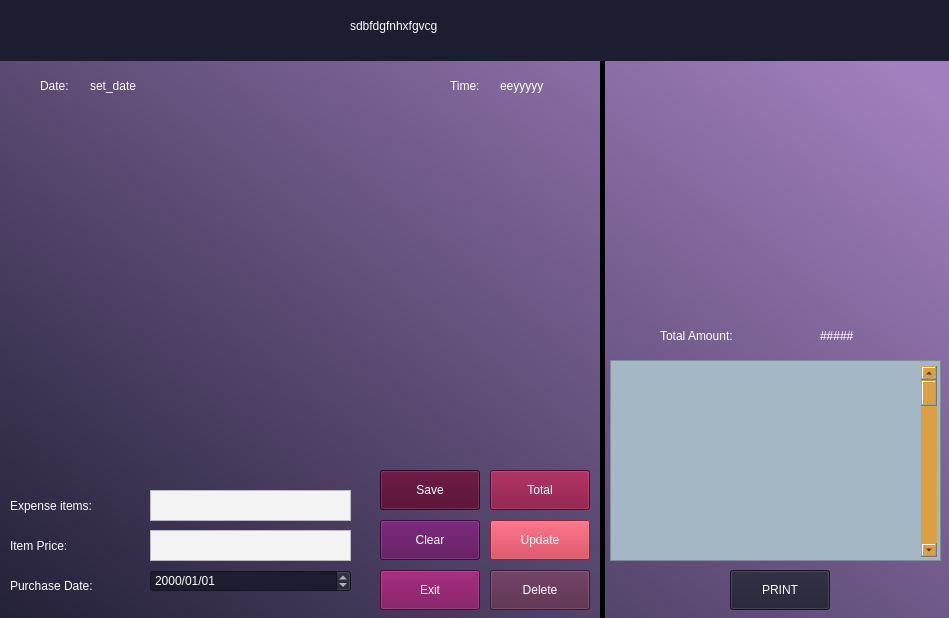
<?xml version="1.0" encoding="UTF-8"?>
<ui version="4.0">
 <class>MainWindow</class>
 <widget class="QMainWindow" name="MainWindow">
  <property name="geometry">
   <rect>
    <x>0</x>
    <y>0</y>
    <width>949</width>
    <height>618</height>
   </rect>
  </property>
  <property name="windowTitle">
   <string>Expense Tracker</string>
  </property>
  <property name="styleSheet">
   <string notr="true">background-color: qlineargradient(spread:pad, x1:0, y1:1, x2:1, y2:0.176136, stop:0 rgba(35, 33, 56, 255), stop:1 rgba(162, 127, 190, 255));</string>
  </property>
  <widget class="QWidget" name="centralwidget">
   <widget class="QFrame" name="frame">
    <property name="geometry">
     <rect>
      <x>0</x>
      <y>0</y>
      <width>951</width>
      <height>61</height>
     </rect>
    </property>
    <property name="styleSheet">
     <string notr="true">background-color: rgb(29, 29, 48);
border: none;
</string>
    </property>
    <property name="frameShape">
     <enum>QFrame::StyledPanel</enum>
    </property>
    <property name="frameShadow">
     <enum>QFrame::Raised</enum>
    </property>
    <widget class="QLabel" name="header">
     <property name="geometry">
      <rect>
       <x>350</x>
       <y>10</y>
       <width>331</width>
       <height>31</height>
      </rect>
     </property>
     <property name="styleSheet">
      <string notr="true">background: transparent;
color: rgb(255, 255, 255);
font: 75 20pt &quot;Cascadia Code&quot;;</string>
     </property>
     <property name="text">
      <string>sdbfdgfnhxfgvcg</string>
     </property>
    </widget>
   </widget>
   <widget class="Line" name="line">
    <property name="geometry">
     <rect>
      <x>600</x>
      <y>60</y>
      <width>5</width>
      <height>561</height>
     </rect>
    </property>
    <property name="maximumSize">
     <size>
      <width>5</width>
      <height>16777215</height>
     </size>
    </property>
    <property name="styleSheet">
     <string notr="true">background-color: rgb(0, 0, 0);</string>
    </property>
    <property name="orientation">
     <enum>Qt::Vertical</enum>
    </property>
   </widget>
   <widget class="QLabel" name="expense">
    <property name="geometry">
     <rect>
      <x>10</x>
      <y>490</y>
      <width>171</width>
      <height>31</height>
     </rect>
    </property>
    <property name="styleSheet">
     <string notr="true">background: transparent;
color: rgb(255, 255, 255);
font: 75 12pt &quot;Myanmar Text&quot;;</string>
    </property>
    <property name="text">
     <string>Expense items:</string>
    </property>
   </widget>
   <widget class="QLabel" name="item_price">
    <property name="geometry">
     <rect>
      <x>10</x>
      <y>530</y>
      <width>171</width>
      <height>31</height>
     </rect>
    </property>
    <property name="styleSheet">
     <string notr="true">background: transparent;
color: rgb(255, 255, 255);
font: 75 12pt &quot;Myanmar Text&quot;;</string>
    </property>
    <property name="text">
     <string>Item Price:</string>
    </property>
   </widget>
   <widget class="QLabel" name="purchase_date">
    <property name="geometry">
     <rect>
      <x>10</x>
      <y>570</y>
      <width>171</width>
      <height>31</height>
     </rect>
    </property>
    <property name="styleSheet">
     <string notr="true">background: transparent;
color: rgb(255, 255, 255);
font: 75 12pt &quot;Myanmar Text&quot;;</string>
    </property>
    <property name="text">
     <string>Purchase Date:</string>
    </property>
   </widget>
   <widget class="QTextEdit" name="Expense_Times_Text">
    <property name="geometry">
     <rect>
      <x>150</x>
      <y>490</y>
      <width>201</width>
      <height>31</height>
     </rect>
    </property>
    <property name="cursor" stdset="0">
     <cursorShape>IBeamCursor</cursorShape>
    </property>
    <property name="styleSheet">
     <string notr="true">background-color: rgb(243, 243, 243);
font: 9pt &quot;MS Shell Dlg 2&quot;;
color: rgb(0, 0, 0);</string>
    </property>
   </widget>
   <widget class="QTextEdit" name="Item_Price_Text">
    <property name="geometry">
     <rect>
      <x>150</x>
      <y>530</y>
      <width>201</width>
      <height>31</height>
     </rect>
    </property>
    <property name="cursor" stdset="0">
     <cursorShape>IBeamCursor</cursorShape>
    </property>
    <property name="styleSheet">
     <string notr="true">background-color: rgb(243, 243, 243);
font: 9pt &quot;MS Shell Dlg 2&quot;;
color: rgb(0, 0, 0);</string>
    </property>
   </widget>
   <widget class="QDateEdit" name="dateEdit">
    <property name="geometry">
     <rect>
      <x>150</x>
      <y>570</y>
      <width>201</width>
      <height>22</height>
     </rect>
    </property>
    <property name="styleSheet">
     <string notr="true">color: rgb(255, 255, 255);
background-color: rgb(29, 29, 48);
font: 9pt &quot;MS Shell Dlg 2&quot;;</string>
    </property>
    <property name="maximumDate">
     <date>
      <year>9999</year>
      <month>12</month>
      <day>30</day>
     </date>
    </property>
    <property name="displayFormat">
     <string>yyyy/MM/dd</string>
    </property>
   </widget>
   <widget class="QPushButton" name="save">
    <property name="geometry">
     <rect>
      <x>380</x>
      <y>470</y>
      <width>100</width>
      <height>40</height>
     </rect>
    </property>
    <property name="cursor">
     <cursorShape>PointingHandCursor</cursorShape>
    </property>
    <property name="styleSheet">
     <string notr="true">background-color: rgb(76, 0, 39);
font: 75 7pt &quot;MS Shell Dlg 2&quot;;
color: rgb(255, 255, 255);</string>
    </property>
    <property name="text">
     <string>Save</string>
    </property>
    <property name="icon">
     <iconset>
      <normaloff>:/icons/save.png</normaloff>:/icons/save.png</iconset>
    </property>
   </widget>
   <widget class="QPushButton" name="Clear">
    <property name="geometry">
     <rect>
      <x>380</x>
      <y>520</y>
      <width>100</width>
      <height>40</height>
     </rect>
    </property>
    <property name="cursor">
     <cursorShape>PointingHandCursor</cursorShape>
    </property>
    <property name="styleSheet">
     <string notr="true">background-color: rgb(87, 10, 87);
font: 75 7pt &quot;MS Shell Dlg 2&quot;;
color: rgb(255, 255, 255);</string>
    </property>
    <property name="text">
     <string>Clear</string>
    </property>
    <property name="icon">
     <iconset>
      <normaloff>:/icons/eraser.png</normaloff>:/icons/eraser.png</iconset>
    </property>
   </widget>
   <widget class="QPushButton" name="exit">
    <property name="geometry">
     <rect>
      <x>380</x>
      <y>570</y>
      <width>100</width>
      <height>40</height>
     </rect>
    </property>
    <property name="cursor">
     <cursorShape>PointingHandCursor</cursorShape>
    </property>
    <property name="styleSheet">
     <string notr="true">background-color: rgb(117, 5, 80);
font: 75 7pt &quot;MS Shell Dlg 2&quot;;
color: rgb(255, 255, 255);</string>
    </property>
    <property name="text">
     <string>Exit</string>
    </property>
    <property name="icon">
     <iconset>
      <normaloff>:/icons/error.png</normaloff>:/icons/error.png</iconset>
    </property>
   </widget>
   <widget class="QPushButton" name="total">
    <property name="geometry">
     <rect>
      <x>490</x>
      <y>470</y>
      <width>100</width>
      <height>40</height>
     </rect>
    </property>
    <property name="cursor">
     <cursorShape>PointingHandCursor</cursorShape>
    </property>
    <property name="styleSheet">
     <string notr="true">background-color: rgb(125, 6, 51);
font: 75 7pt &quot;MS Shell Dlg 2&quot;;
color: rgb(255, 255, 255);</string>
    </property>
    <property name="text">
     <string>Total</string>
    </property>
    <property name="icon">
     <iconset>
      <normaloff>:/icons/total.png</normaloff>:/icons/total.png</iconset>
    </property>
   </widget>
   <widget class="QPushButton" name="update">
    <property name="geometry">
     <rect>
      <x>490</x>
      <y>520</y>
      <width>100</width>
      <height>40</height>
     </rect>
    </property>
    <property name="cursor">
     <cursorShape>PointingHandCursor</cursorShape>
    </property>
    <property name="styleSheet">
     <string notr="true">background-color: rgb(199, 44, 65);
font: 75 7pt &quot;MS Shell Dlg 2&quot;;
color: rgb(255, 255, 255);</string>
    </property>
    <property name="text">
     <string>Update</string>
    </property>
    <property name="icon">
     <iconset>
      <normaloff>:/icons/reload.png</normaloff>:/icons/reload.png</iconset>
    </property>
   </widget>
   <widget class="QPushButton" name="delete_2">
    <property name="geometry">
     <rect>
      <x>490</x>
      <y>570</y>
      <width>100</width>
      <height>40</height>
     </rect>
    </property>
    <property name="cursor">
     <cursorShape>PointingHandCursor</cursorShape>
    </property>
    <property name="styleSheet">
     <string notr="true">background-color: rgb(82, 37, 70);
font: 75 7pt &quot;MS Shell Dlg 2&quot;;
color: rgb(255, 255, 255);</string>
    </property>
    <property name="text">
     <string>Delete</string>
    </property>
    <property name="icon">
     <iconset>
      <normaloff>:/icons/delete.png</normaloff>:/icons/delete.png</iconset>
    </property>
   </widget>
   <widget class="QLabel" name="totalamount">
    <property name="geometry">
     <rect>
      <x>660</x>
      <y>320</y>
      <width>171</width>
      <height>31</height>
     </rect>
    </property>
    <property name="styleSheet">
     <string notr="true">background: transparent;
color: rgb(255, 255, 255);
font: 75 12pt &quot;Cascadia Code&quot;;</string>
    </property>
    <property name="text">
     <string>Total Amount:</string>
    </property>
   </widget>
   <widget class="QLabel" name="totalamount_2">
    <property name="geometry">
     <rect>
      <x>820</x>
      <y>320</y>
      <width>171</width>
      <height>31</height>
     </rect>
    </property>
    <property name="styleSheet">
     <string notr="true">background: transparent;
color: rgb(255, 255, 255);
font: 75 12pt &quot;Cascadia Code&quot;;</string>
    </property>
    <property name="text">
     <string>#####</string>
    </property>
   </widget>
   <widget class="QPushButton" name="print">
    <property name="geometry">
     <rect>
      <x>730</x>
      <y>570</y>
      <width>100</width>
      <height>40</height>
     </rect>
    </property>
    <property name="cursor">
     <cursorShape>PointingHandCursor</cursorShape>
    </property>
    <property name="styleSheet">
     <string notr="true">background-color: rgb(29, 29, 48);
font: 75 7pt &quot;MS Shell Dlg 2&quot;;
color: rgb(255, 255, 255);</string>
    </property>
    <property name="text">
     <string>PRINT</string>
    </property>
    <property name="icon">
     <iconset>
      <normaloff>:/icons/print.png</normaloff>:/icons/print.png</iconset>
    </property>
   </widget>
   <widget class="QScrollArea" name="scrollArea">
    <property name="geometry">
     <rect>
      <x>610</x>
      <y>360</y>
      <width>331</width>
      <height>201</height>
     </rect>
    </property>
    <property name="styleSheet">
     <string notr="true">background-color: rgb(164, 183, 196);</string>
    </property>
    <property name="widgetResizable">
     <bool>true</bool>
    </property>
    <widget class="QWidget" name="scrollAreaWidgetContents_2">
     <property name="geometry">
      <rect>
       <x>0</x>
       <y>0</y>
       <width>329</width>
       <height>199</height>
      </rect>
     </property>
     <widget class="QScrollBar" name="verticalScrollBar">
      <property name="geometry">
       <rect>
        <x>310</x>
        <y>5</y>
        <width>16</width>
        <height>191</height>
       </rect>
      </property>
      <property name="styleSheet">
       <string notr="true">color: rgb(0, 0, 0);
background-color: rgb(218, 160, 69);</string>
      </property>
      <property name="orientation">
       <enum>Qt::Vertical</enum>
      </property>
     </widget>
    </widget>
   </widget>
   <widget class="QLabel" name="date">
    <property name="geometry">
     <rect>
      <x>40</x>
      <y>70</y>
      <width>51</width>
      <height>31</height>
     </rect>
    </property>
    <property name="styleSheet">
     <string notr="true">background: transparent;
color: rgb(255, 255, 255);
font: 75 italic 10pt &quot;MS Sans Serif&quot;;</string>
    </property>
    <property name="text">
     <string>Date:</string>
    </property>
   </widget>
   <widget class="QLabel" name="time">
    <property name="geometry">
     <rect>
      <x>450</x>
      <y>70</y>
      <width>51</width>
      <height>31</height>
     </rect>
    </property>
    <property name="styleSheet">
     <string notr="true">background: transparent;
color: rgb(255, 255, 255);
font: 75 italic 10pt &quot;MS Sans Serif&quot;;</string>
    </property>
    <property name="text">
     <string>Time:</string>
    </property>
   </widget>
   <widget class="QLabel" name="setdate">
    <property name="geometry">
     <rect>
      <x>90</x>
      <y>70</y>
      <width>71</width>
      <height>31</height>
     </rect>
    </property>
    <property name="styleSheet">
     <string notr="true">background: transparent;
color: rgb(255, 255, 255);
font: 75 italic 10pt &quot;MS Sans Serif&quot;;</string>
    </property>
    <property name="text">
     <string>set_date</string>
    </property>
   </widget>
   <widget class="QLabel" name="settime">
    <property name="geometry">
     <rect>
      <x>500</x>
      <y>70</y>
      <width>71</width>
      <height>31</height>
     </rect>
    </property>
    <property name="styleSheet">
     <string notr="true">background: transparent;
color: rgb(255, 255, 255);
font: 75 italic 10pt &quot;MS Sans Serif&quot;;</string>
    </property>
    <property name="text">
     <string>eeyyyyy</string>
    </property>
   </widget>
   <zorder>line</zorder>
   <zorder>expense</zorder>
   <zorder>item_price</zorder>
   <zorder>purchase_date</zorder>
   <zorder>Expense_Times_Text</zorder>
   <zorder>Item_Price_Text</zorder>
   <zorder>dateEdit</zorder>
   <zorder>frame</zorder>
   <zorder>save</zorder>
   <zorder>Clear</zorder>
   <zorder>exit</zorder>
   <zorder>total</zorder>
   <zorder>update</zorder>
   <zorder>delete_2</zorder>
   <zorder>totalamount</zorder>
   <zorder>totalamount_2</zorder>
   <zorder>print</zorder>
   <zorder>scrollArea</zorder>
   <zorder>date</zorder>
   <zorder>time</zorder>
   <zorder>setdate</zorder>
   <zorder>settime</zorder>
  </widget>
 </widget>
 <resources>
  <include location="images/images.qrc"/>
 </resources>
 <connections/>
</ui>
